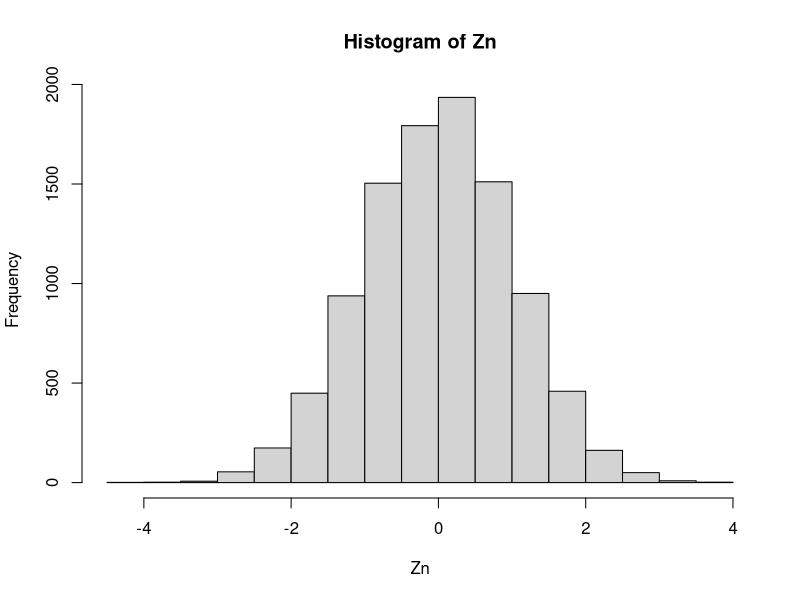

Source code (R):
### Sample_3_5.r
### 中心極限定理シミュレーション用スクリプト

S <- 10000 # シミュレーション回数
n <- 10000 # 標本の大きさ
Zn <- numeric(S) # 結果記録用のリスト
for (i in 1:S) {
  # 繰り返し開始
  X <- rnorm(n, 50, 10) # N(50,10)から標本抽出
  Xbar <- mean(X)
  Sn <- var(X)
  Zn[i] <- sqrt(n) * (Xbar - 50) / sqrt(Sn)
}
# 繰り返し終了
hist(Zn) # ヒストグラム作成
